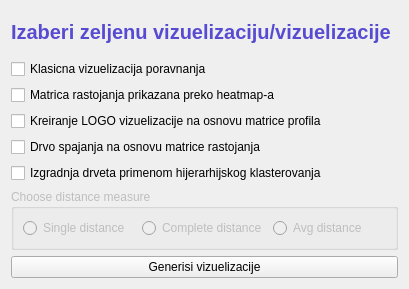
<?xml version="1.0" encoding="UTF-8"?>
<ui version="4.0">
 <class>Form</class>
 <widget class="QWidget" name="Form">
  <property name="geometry">
   <rect>
    <x>0</x>
    <y>0</y>
    <width>409</width>
    <height>289</height>
   </rect>
  </property>
  <property name="windowTitle">
   <string>Form</string>
  </property>
  <layout class="QVBoxLayout" name="verticalLayout">
   <item>
    <widget class="QLabel" name="label">
     <property name="palette">
      <palette>
       <active>
        <colorrole role="WindowText">
         <brush brushstyle="SolidPattern">
          <color alpha="255">
           <red>87</red>
           <green>75</green>
           <blue>210</blue>
          </color>
         </brush>
        </colorrole>
       </active>
       <inactive>
        <colorrole role="WindowText">
         <brush brushstyle="SolidPattern">
          <color alpha="255">
           <red>87</red>
           <green>75</green>
           <blue>210</blue>
          </color>
         </brush>
        </colorrole>
       </inactive>
       <disabled/>
      </palette>
     </property>
     <property name="font">
      <font>
       <pointsize>15</pointsize>
       <bold>true</bold>
      </font>
     </property>
     <property name="text">
      <string>Izaberi zeljenu vizuelizaciju/vizuelizacije</string>
     </property>
    </widget>
   </item>
   <item>
    <widget class="QCheckBox" name="checkBox_Classic">
     <property name="text">
      <string>Klasicna vizuelizacija poravnanja</string>
     </property>
    </widget>
   </item>
   <item>
    <widget class="QCheckBox" name="checKBox_Heatmap">
     <property name="text">
      <string>Matrica rastojanja prikazana preko heatmap-a</string>
     </property>
    </widget>
   </item>
   <item>
    <widget class="QCheckBox" name="checkBox_LOGO">
     <property name="text">
      <string>Kreiranje LOGO vizuelizacije na osnovu matrice profila</string>
     </property>
    </widget>
   </item>
   <item>
    <widget class="QCheckBox" name="checkBox_Dendrogram">
     <property name="text">
      <string>Drvo spajanja na osnovu matrice rastojanja</string>
     </property>
    </widget>
   </item>
   <item>
    <widget class="QCheckBox" name="checkBox_Clustering">
     <property name="text">
      <string>Izgradnja drveta primenom hijerarhijskog klasterovanja</string>
     </property>
    </widget>
   </item>
   <item>
    <widget class="QGroupBox" name="groupBox">
     <property name="enabled">
      <bool>false</bool>
     </property>
     <property name="title">
      <string>Choose distance measure</string>
     </property>
     <layout class="QHBoxLayout" name="horizontalLayout">
      <item>
       <widget class="QRadioButton" name="rb_single">
        <property name="text">
         <string>Single distance</string>
        </property>
       </widget>
      </item>
      <item>
       <widget class="QRadioButton" name="rb_complete">
        <property name="text">
         <string>Complete distance</string>
        </property>
       </widget>
      </item>
      <item>
       <widget class="QRadioButton" name="rb_avg">
        <property name="text">
         <string>Avg distance</string>
        </property>
       </widget>
      </item>
     </layout>
    </widget>
   </item>
   <item>
    <widget class="QPushButton" name="pb_Generisi">
     <property name="text">
      <string>Generisi vizuelizacije</string>
     </property>
    </widget>
   </item>
  </layout>
 </widget>
 <resources/>
 <connections/>
</ui>
